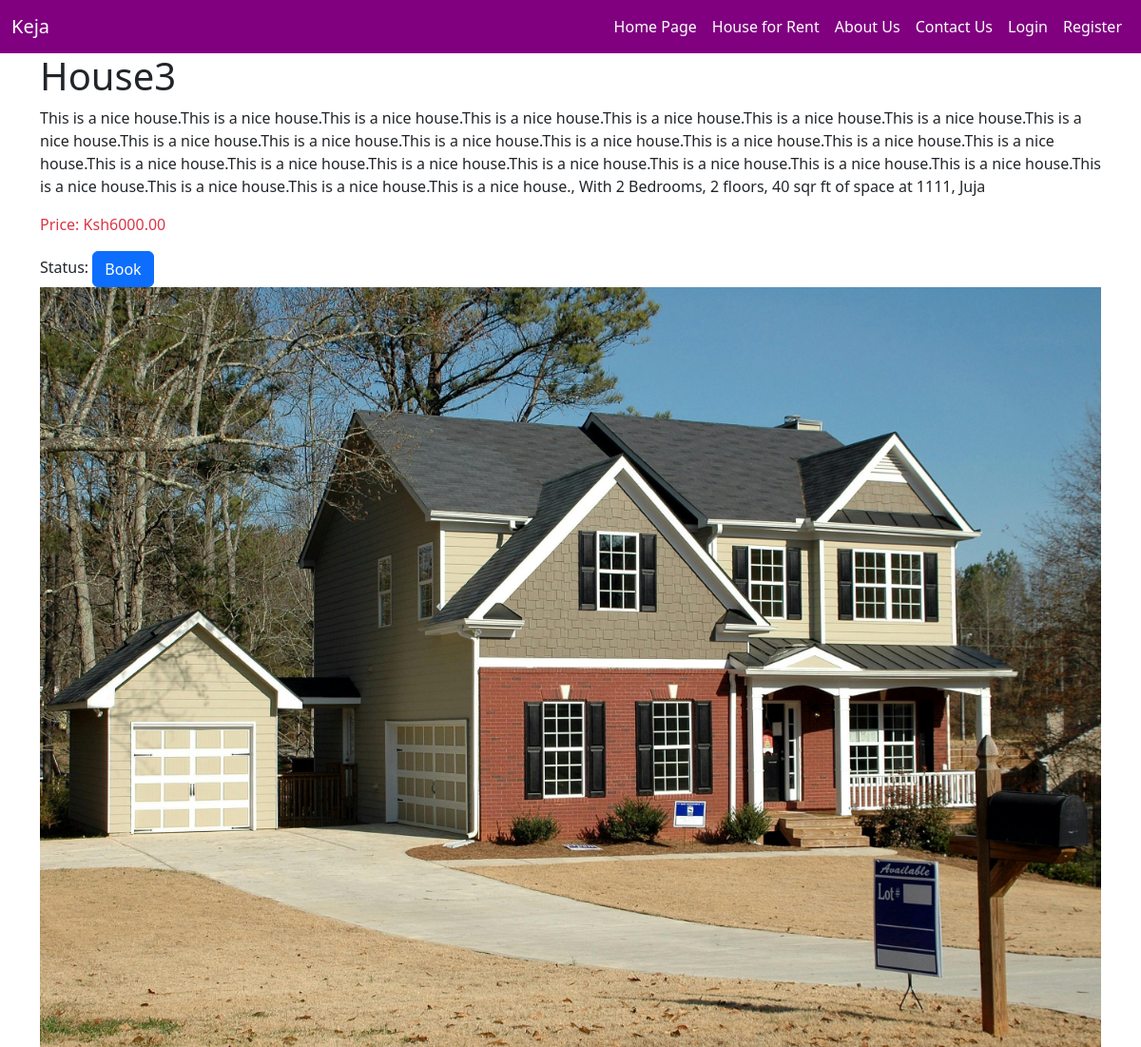
/products/products/3/, run on the app's committed database.
### product/models.py (models this page shows, shortened)
class Product(models.Model):
    title = models.CharField(max_length=200)
    description = models.TextField()
    price = models.DecimalField(max_digits=10, decimal_places=2)
    image = models.ImageField(upload_to=product_image_path, null=True, blank=True)
    city = models.CharField(max_length=100, blank=True, null=True)
    zip_code = models.CharField(max_length=10, blank=True, null=True)
    address = models.CharField(max_length=200, blank=True, null=True)
    num_bedrooms = models.PositiveIntegerField(blank=True, null=True)
    square_feet = models.PositiveIntegerField(blank=True, null=True)
    num_floors = models.PositiveIntegerField(blank=True, null=True)
    booked = models.BooleanField(default=False)

### product/views.py (the view)
# urls.py: path('<int:product_id>/', views.product_detail, name='product_detail'),
def product_detail(request, product_id):
    product = get_object_or_404(Product, pk=product_id)
    return render(request, 'product_detail.html', {'product': product})

### templates/product_detail.html (shortened to what this page needs)
{% extends 'base.html' %}
{% block content %}
<html>
<head>
</head>
<body>
    <div class="container">
        <h1>{{ product.title }}</h1>
        <p>{{ product.description }}, With {{ product.num_bedrooms }} Bedrooms, {{ product.num_floors }} floors, {{ product.square_feet }} sqr ft of space  at {{ product.address }}, {{ product.city }}</p>
        <p class="text-danger">Price: Ksh{{ product.price }}</p>
        Status: {% if not product.booked %}
        <a href="{% url 'book_house' product.id %}" class="btn btn-primary">Book</a>
    {% else %}
        <span class="text-danger">Booked</span>
    {% endif %}
        {% if product.image %}
            <img src="{{ product.image.url }}" alt="{{ product.title }}" class="img-fluid">
        {% endif %}
    </div>
</body>
</html>
{% endblock %}

### data on the page
Product: title "House3", description "This is a nice house.This is a nice house.This is a nice house.This is a nice house.This is a nice house.This is a nice house.This is a nice house.This is a nice house.This is a nice house.This is a nice house.This is a nice house.This is a nice house.This is a nice house.This is a nice house.This is a nice house.This is a nice house.This is a nice house.This is a nice house.This is a nice house.This is a nice house.This is a nice house.This is a nice house.This is a nice house.This is a nice house.This is a nice house.This is a nice house.", num_bedrooms "2", num_floors "2", square_feet "40", address "1111", city "Juja", price "6000.00", image (picture)
